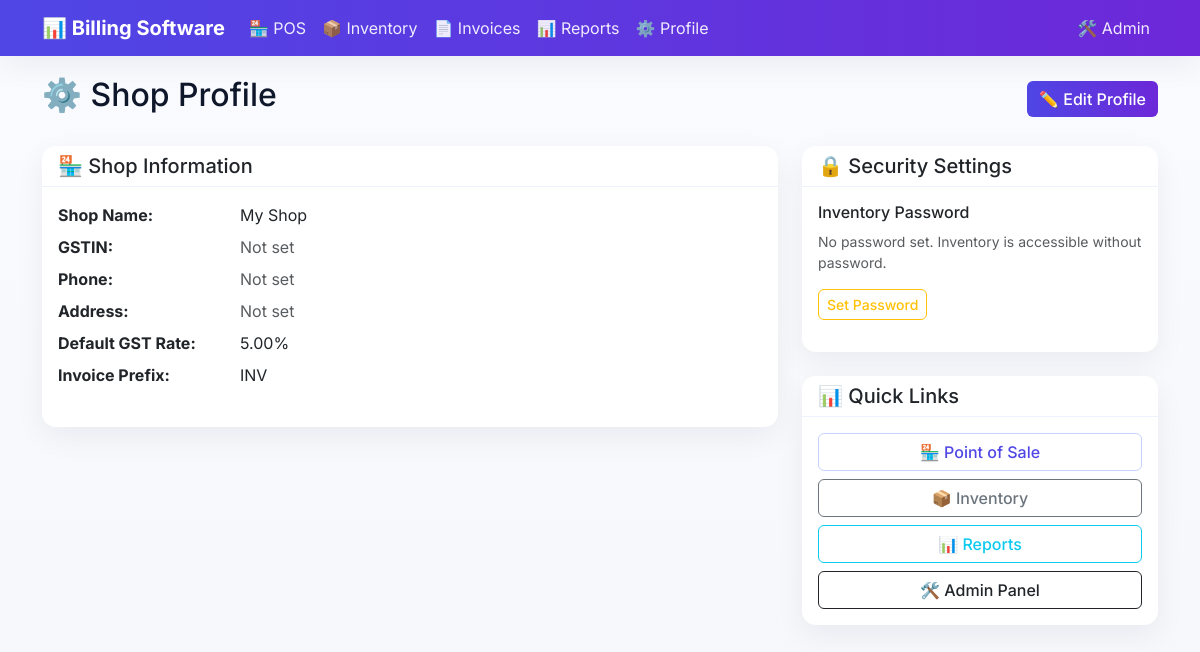
Before: /profile/ with the older database file.
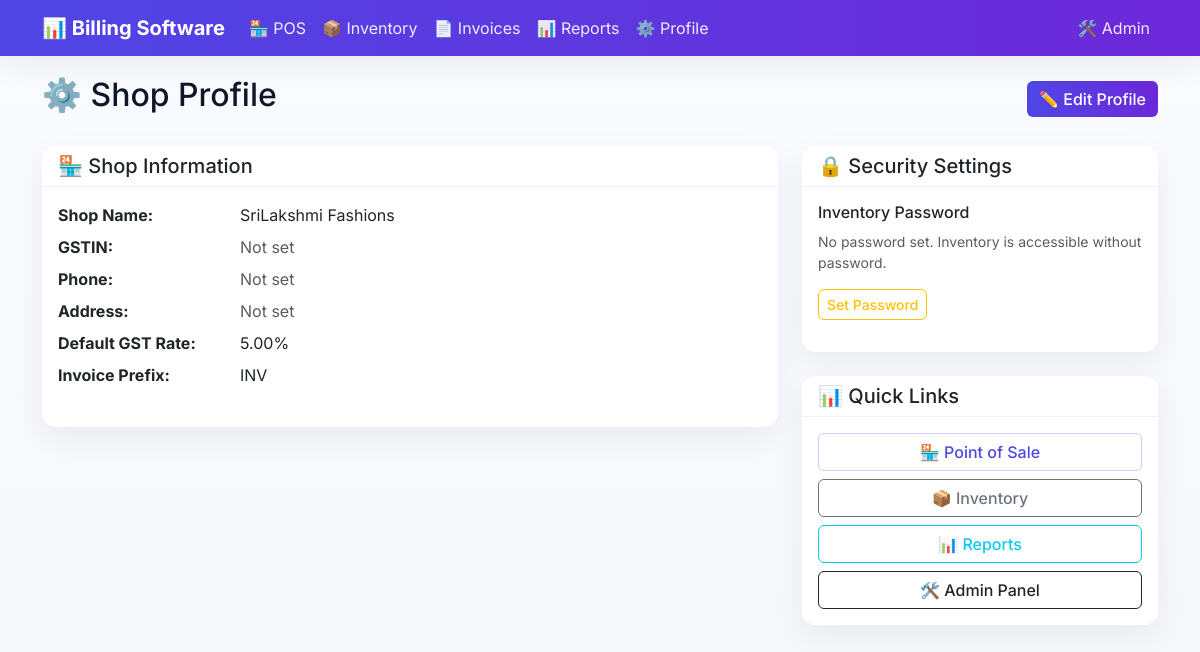
After: the same page with the newer database file.
### profiles/models.py (models this page shows, shortened)
class ShopProfile(models.Model):
    shop_name = models.CharField(max_length=200, default="My Shop")
    gstin = models.CharField(max_length=15, blank=True, null=True, help_text="GST Identification Number")
    phone = models.CharField(max_length=15, blank=True, null=True)
    address = models.TextField(blank=True, null=True)
    logo = models.ImageField(upload_to='shop_logos/', blank=True, null=True)
    default_gst_rate = models.DecimalField(max_digits=5, decimal_places=2, default=5.00)
    invoice_prefix = models.CharField(max_length=10, default="INV", help_text="Prefix for invoice numbers")
    last_invoice_number = models.IntegerField(default=0, help_text="Last generated invoice number")
    inventory_password_hash = models.CharField(max_length=128, blank=True, null=True, help_text="Password for inventory access")
    created_at = models.DateTimeField(auto_now_add=True)
    updated_at = models.DateTimeField(auto_now=True)
    class Meta:
        verbose_name = "Shop Profile"
        verbose_name_plural = "Shop Profiles"
    @classmethod
    def get_shop_profile(cls):
        profile, created = cls.objects.get_or_create(pk=1)
        return profile

### profiles/views.py (the view)
# urls.py: path('', views.profile_detail, name='profile_detail'),
def profile_detail(request):
    shop_profile = ShopProfile.get_shop_profile()
    context = {
        'shop_profile': shop_profile,
        'page_title': 'Shop Profile'
    }
    return render(request, 'profiles/profile_detail.html', context)

### templates/profiles/profile_detail.html (shortened to what this page needs)
{% extends 'base.html' %}
{% block content %}
<div class="d-flex justify-content-between align-items-center mb-4">
    <h2>⚙️ Shop Profile</h2>
    <a href="{% url 'profiles:profile_edit' %}" class="btn btn-primary">✏️ Edit Profile</a>
</div>
<div class="row">
    <div class="col-lg-8">
        <div class="card mb-4">
            <div class="card-header">
                <h5 class="mb-0">🏪 Shop Information</h5>
            </div>
            <div class="card-body">
                <dl class="row">
                    <dt class="col-sm-3">Shop Name:</dt>
                    <dd class="col-sm-9">{{ shop_profile.shop_name }}</dd>
                    <dt class="col-sm-3">GSTIN:</dt>
                    <dd class="col-sm-9">
                        {% if shop_profile.gstin %}
                            {{ shop_profile.gstin }}
                        {% else %}
                            <span class="text-muted">Not set</span>
                        {% endif %}
                    </dd>
                    <dt class="col-sm-3">Phone:</dt>
                    <dd class="col-sm-9">
                        {% if shop_profile.phone %}
                            {{ shop_profile.phone }}
                        {% else %}
                            <span class="text-muted">Not set</span>
                        {% endif %}
                    </dd>
                    <dt class="col-sm-3">Address:</dt>
                    <dd class="col-sm-9">
                        {% if shop_profile.address %}
                            {{ shop_profile.address|linebreaks }}
                        {% else %}
                            <span class="text-muted">Not set</span>
                        {% endif %}
                    </dd>
                    <dt class="col-sm-3">Default GST Rate:</dt>
                    <dd class="col-sm-9">{{ shop_profile.default_gst_rate }}%</dd>
                    <dt class="col-sm-3">Invoice Prefix:</dt>
                    <dd class="col-sm-9">{{ shop_profile.invoice_prefix }}</dd>
                </dl>
            </div>
        </div>
    </div>
    <div class="col-lg-4">
        <div class="card mb-4">
            <div class="card-header">
                <h5 class="mb-0">🔒 Security Settings</h5>
            </div>
            <div class="card-body">
                <div class="mb-3">
                    <h6>Inventory Password</h6>
                    <p class="text-muted small">
                        {% if shop_profile.inventory_password_hash %}
                            Password is set and active.
                        {% else %}
                            No password set. Inventory is accessible without password.
                        {% endif %}
                    </p>
                    <a href="{% url 'profiles:set_inventory_password' %}" class="btn btn-outline-warning btn-sm">
                        {% if shop_profile.inventory_password_hash %}
                            Change Password
                        {% else %}
                            Set Password
                        {% endif %}
                    </a>
                </div>
            </div>
        </div>
        <div class="card">
            <div class="card-header">
                <h5 class="mb-0">📊 Quick Links</h5>
            </div>
            <div class="card-body">
                <div class="d-grid gap-2">
                    <a href="{% url 'sales:pos_index' %}" class="btn btn-outline-primary">🏪 Point of Sale</a>
                    <a href="{% url 'inventory:inventory_login' %}" class="btn btn-outline-secondary">📦 Inventory</a>
                    <a href="{% url 'reports:reports_dashboard' %}" class="btn btn-outline-info">📊 Reports</a>
                    <a href="/admin/" class="btn btn-outline-dark">🛠️ Admin Panel</a>
                </div>
            </div>
        </div>
    </div>
</div>
{% endblock %}

Changed rows visible on the page:
changed ShopProfile "INV": shop_name "My Shop" → "SriLakshmi Fashions"
